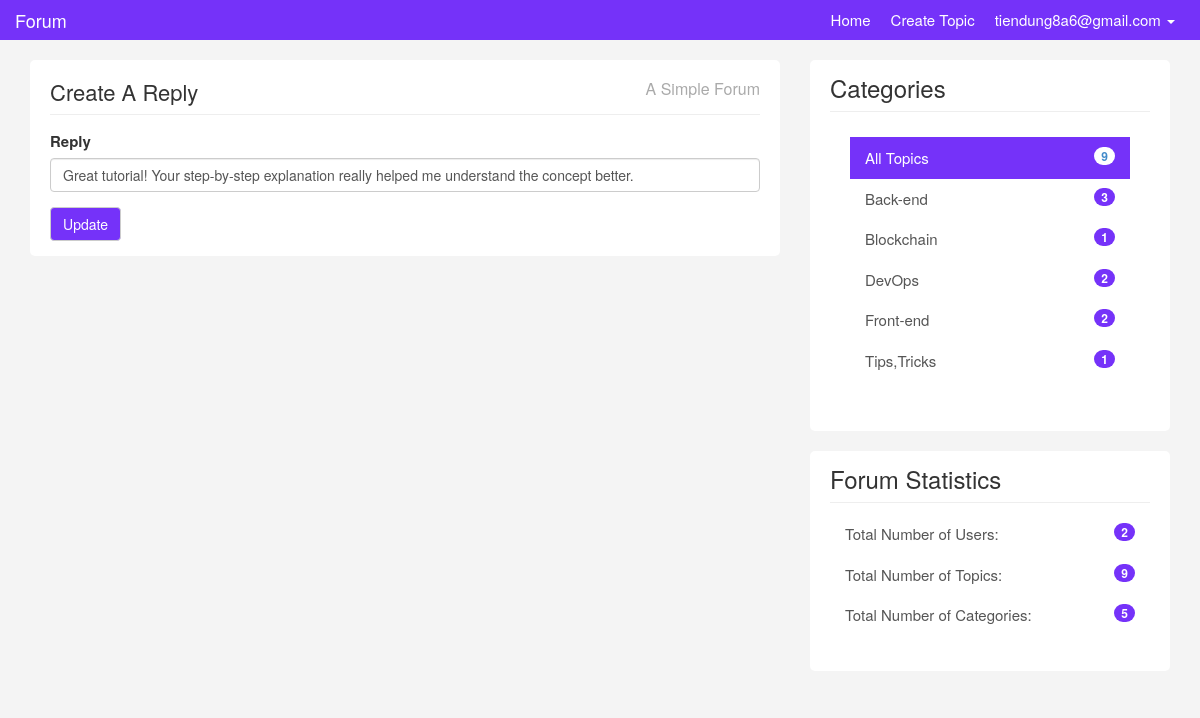
The app's page /replies/update.php?id=1 (signed in) with its own data.
### tables this page shows
CREATE TABLE `replies` (
  `id` int(5) NOT NULL,
  `reply` text NOT NULL,
  `user_id` int(5) NOT NULL,
  `user_image` varchar(200) NOT NULL,
  `topic_id` int(5) NOT NULL,
  `user_name` varchar(200) NOT NULL,
  `created_at` timestamp NOT NULL DEFAULT current_timestamp()
);

CREATE TABLE `categories` (
  `id` int(5) NOT NULL,
  `name` varchar(200) NOT NULL,
  `created_at` timestamp NOT NULL DEFAULT current_timestamp()
);

### replies/update.php (the view, shortened to what this page needs)
<?php require "../includes/header.php"; ?>
<?php require "../config/config.php"; ?>
<?php
if (isset($_GET['id'])) {
    $id = $_GET['id'];
    $select = $conn->query("SELECT * FROM replies WHERE id='$id' ");
    $select->execute();
    $reply = $select->fetch(PDO::FETCH_OBJ);
}
?>
<div class="container">
    <div class="row">
        <div class="col-md-8">
            <div class="main-col">
                <div class="block">
                    <h1 class="pull-left">Create A Reply</h1>
                    <h4 class="pull-right">A Simple Forum</h4>
                    <div class="clearfix"></div>
                    <hr>
                    <form role="form" method="POST" action="update.php?id=<?php echo $id; ?>">
                        <div class="form-group">
                            <label>Reply</label>
                            <input type="text" value="<?php echo $reply->reply; ?> " class="form-control" name="reply" placeholder="Enter Reply">
                        </div>
                        <button type="submit" name="submit" class="color btn btn-default">Update</button>
                    </form>
                </div>
            </div>
        </div>
<?php require "../includes/footer.php" ?>

### includes/footer.php (shortened to what this page needs)
<?php
$topics = $conn->query("SELECT COUNT(*) AS all_topics FROM topics");
$topics->execute();
$allTopics = $topics->fetch(PDO::FETCH_OBJ);
$categories = $conn->query("SELECT categories.id AS id, categories.name AS name,
        COUNT(topics.category) AS count_category FROM categories LEFT JOIN topics ON
        categories.name = topics.category GROUP BY (topics.category);");
$categories->execute();
$allCategories = $categories->fetchAll(PDO::FETCH_OBJ);
$users = $conn->query(" SELECT COUNT(*) AS count_users FROM users");
$users->execute();
$allUsers = $users->fetch(PDO::FETCH_OBJ);
$topics = $conn->query(" SELECT COUNT(*) AS count_topics FROM topics");
$topics->execute();
$allTopics_count = $topics->fetch(PDO::FETCH_OBJ);
$categories_count = $conn->query(" SELECT COUNT(*) AS categories_count FROM categories");
$categories_count->execute();
$allCategories_count = $categories_count->fetch(PDO::FETCH_OBJ)
?>
<div class="col-md-4">
    <div class="sidebar">
        <div class="block">
            <h3>Categories</h3>
            <div class="list-group block ">
                <a href="#" class="list-group-item active">All Topics <span class="badge pull-right"><?php echo $allTopics->all_topics; ?></span></a>
                <?php foreach ($allCategories as $category) : ?>
                    <a href="<?php echo APPURL; ?>/categories/show.php?name=<?php echo $category->name; ?>" class="list-group-item"><?php echo $category->name; ?><span class="color badge pull-right"><?php echo $category->count_category; ?></span></a>
                <?php endforeach; ?>
            </div>
        </div>
        <div class="block" style="margin-top: 20px;">
            <h3 class="margin-top: 40px">Forum Statistics</h3>
            <div class="list-group">
                <a href="#" class="list-group-item">Total Number of Users:<span class="color badge pull-right"><?php echo $allUsers->count_users; ?></span></a>
                <a href="#" class="list-group-item">Total Number of Topics:<span class="color badge pull-right"><?php echo $allTopics_count->count_topics; ?></span></a>
                <a href="#" class="list-group-item">Total Number of Categories: <span class="color badge pull-right"><?php echo $allCategories_count->categories_count; ?></span></a>
            </div>
        </div>
    </div>
</div>
</div>
</div>
</body>
</html>

### css/custom.css (style rules this page uses)
body { padding-top: 60px; background:#f4f4f4; font-size:15px; }
a { color:#5c5b69; }
hr { margin:10px 0 15px 0; }
h3 { margin-bottom:5px; }
.block { background:#fff; border-radius:5px; padding: 15px 20px; margin-bottom:20px; }
.main-col { overflow:auto; }
.main-col h1 { font-size:22px; margin:5px 0 0 0; padding:0; }
.main-col h4 { font-size:16px; margin:5px 0 0 0; padding:0; color:#aaa; }
.sidebar .block h3 { margin:0 0 10px 0; padding-bottom:10px; border-bottom:#eee solid 1px; }
a.list-group-item.active, a.list-group-item.active:hover, a.list-group-item.active:focus { background:rgb(117, 50, 249); border-radius:0; }
.list-group-item { border:0 }
.color { background-color: rgb(117, 50, 249); color: white; }

### records on screen
replies: reply "Great tutorial! Your step-by-step explanation really helped me understand the concept better."
categories: name "Back-end", count_category "3"
categories: name "Blockchain", count_category "1"
categories: name "DevOps", count_category "2"
categories: name "Front-end", count_category "2"
categories: name "Tips,Tricks", count_category "1"

### other values on screen
$_SESSION['username'] "tiendung8a6@gmail.com"
$allTopics->all_topics "9"
$allUsers->count_users "2"
$allTopics_count->count_topics "9"
$allCategories_count->categories_count "5"
